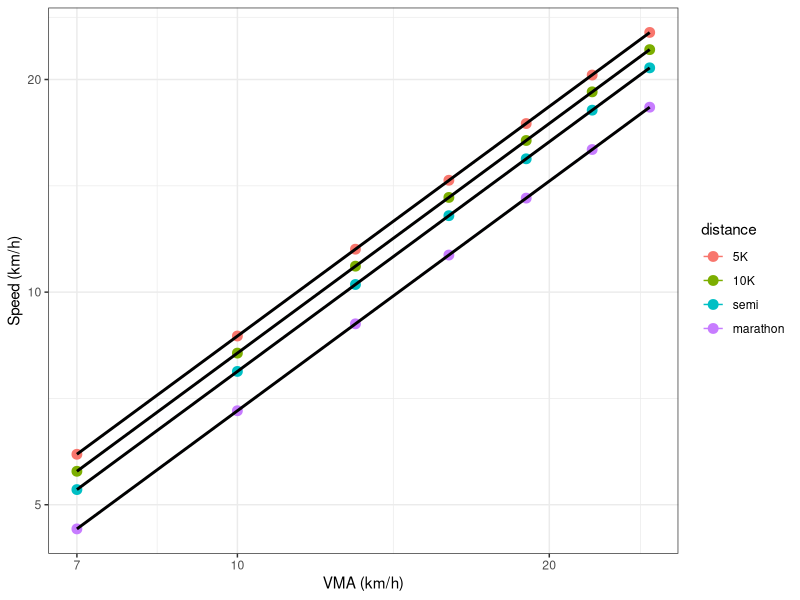
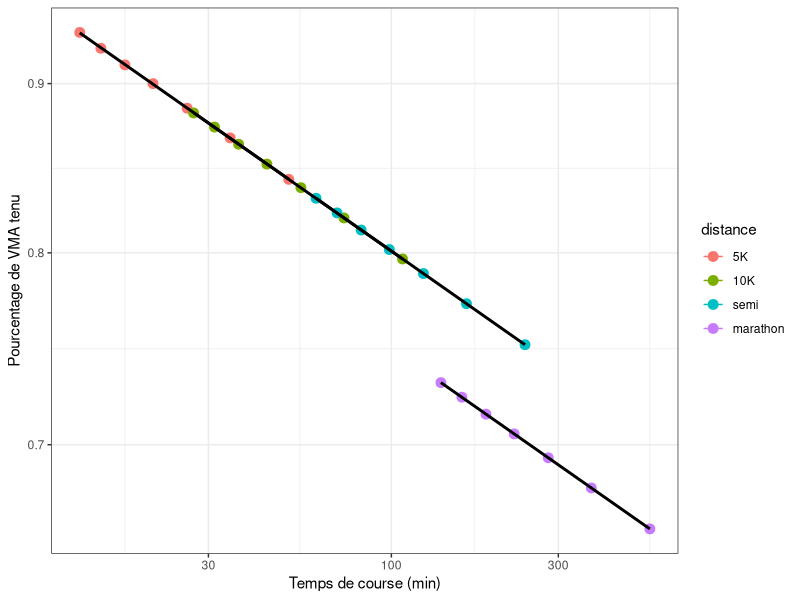
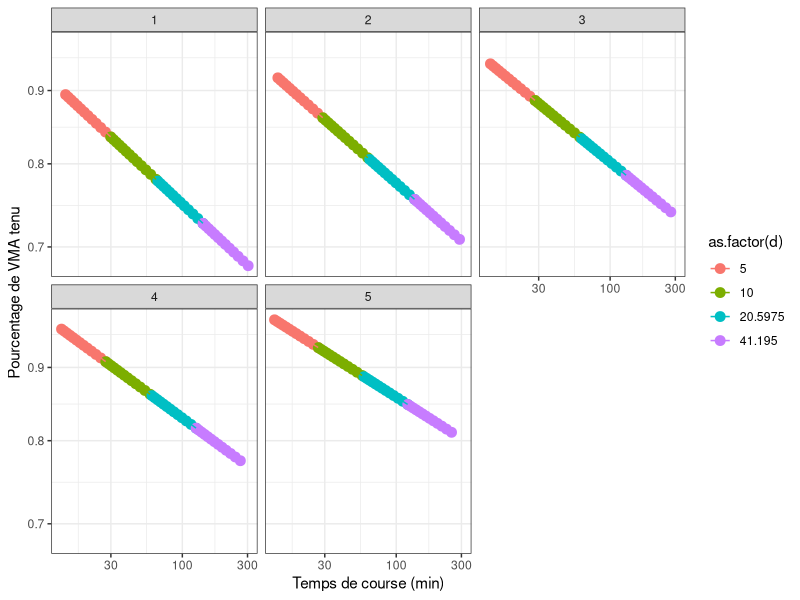
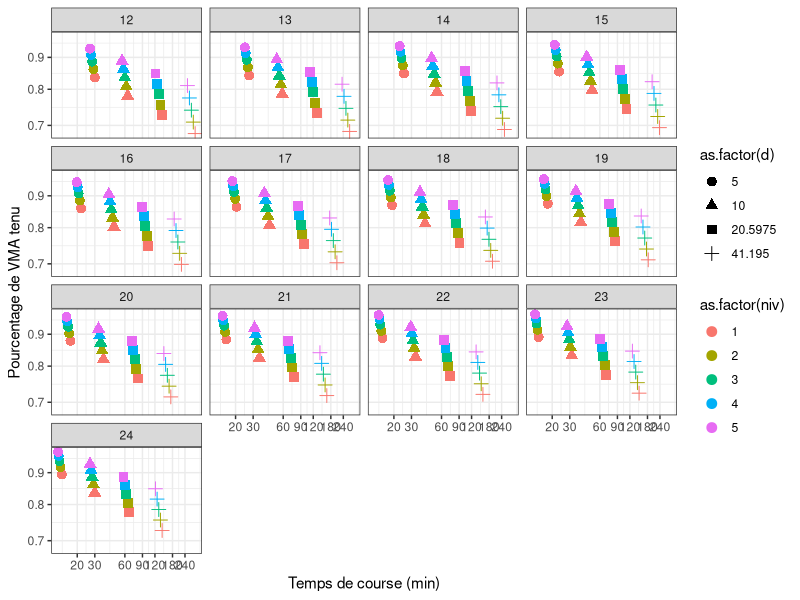

Source code (R) for these figures, in order:
library(dplyr)

# table obtenue ici: https://www.u-run.fr/85174-predire-ses-performances-avec-la-vma
vma_table <- tribble(
  ~VMA_kmh, ~`5K`,   ~`10K`,  ~semi,   ~marathon,
  07,     "00:50:54",   "01:47:36",   "04:00:58",   "09:07:51",
  10,     "00:34:37",   "01:13:12",   "02:43:56",   "06:12:43",
  13,     "00:26:05",   "00:55:08",   "02:03:29",   "04:40:45",
  16,     "00:20:50",   "00:44:04",   "01:38:40",   "03:44:21",
  19,     "00:17:19",   "00:36:36",   "01:21:58",   "03:06:21",
  22,     "00:14:47",   "00:31:14",   "01:09:57",   "02:39:03",
  25,     "00:12:52",   "00:27:13",   "01:00:56",   "02:18:33"
) %>%
  tidyr::pivot_longer(cols = -VMA_kmh, names_to = "distance",
                      values_to = "temps") %>%
  mutate(dist = case_when(
    distance == "5K" ~ 5,
    distance == "10K" ~ 10,
    distance == "semi" ~ 42.195 / 2,
    distance == "marathon" ~ 42.195
  )) %>%
  mutate(distance = factor(distance, levels = c("5K", "10K", "semi", "marathon")),
         temps_h = as.double(lubridate::hms(temps)) / 3600,
         vitesse = dist / temps_h)

library(ggplot2)
ggplot(vma_table, aes(VMA_kmh, vitesse, color = distance, group = distance)) +
  theme_bw() +
  scale_x_log10() + scale_y_log10() +
  geom_point(size = 3) +
  geom_line() +
  stat_smooth(
    method = "nls",
    formula = y ~ a + b * x,
    method.args = list(start = list(a = 0, b = 1)),
    se = FALSE,
    color = "black"
  ) +
  labs(x = "VMA (km/h)", y = "Speed (km/h)")

vma_table %>%
  summarize({
    nls(log(vitesse) ~ a + b * log(VMA_kmh),
        start = list(a = 0, b = 1)) %>%
      summary() %>%
      print() %>%
      { .$coef[, "Estimate"] } %>%
      print() %>%
      as.list() %>% as.data.frame()
  }, .by = distance)

# -0.3274194  1.0799433
# -0.3829213  1.0799415
# -0.4429081  1.0800734
# -0.5709553  1.0800011

vma_table %>%
  summarize(res = {
    nls(log(vitesse) ~ a + 1.08 * log(VMA_kmh),
        start = list(a = 0)) %>%
      summary() %>%
      print() %>%
      { .$coef[, "Estimate"] }
  }, .by = distance) %>%
  pull(res)

# -0.3275719 -0.3830789 -0.4427105 -0.5709523


## Comprendre comment ça marche et faire une nouvelle estimation

library(ggplot2)
ggplot(vma_table, aes(temps_h * 60, vitesse / VMA_kmh, color = distance, group = distance)) +
  theme_bw() +
  scale_x_log10() +
  scale_y_log10() +
  # scale_x_continuous(trans = "log1p") +
  # scale_y_continuous(trans = "log1p") +
  geom_point(size = 3) +
  geom_line() +
  stat_smooth(
    method = "nls",
    formula = y ~ a + b * x,
    method.args = list(start = list(a = 0, b = 1)),
    se = FALSE,
    color = "black"
  ) +
  labs(x = "Temps de course (min)", y = "Pourcentage de VMA tenu")
# %VMA au marathon est clairement pessimiste

mylm <- vma_table %>%
  filter(distance != "marathon") %>%
  lm(I(log(vitesse / VMA_kmh)) ~ log(temps_h), data = .)

summary(mylm)
exp(predict(mylm, data.frame(temps_h = 1)))       # 83.2% VMA sur 60 min
exp(predict(mylm, data.frame(temps_h = 5 / 60)))  # 100% VMA sur 5 min

VMA <- 13
t_VMA <- 4 / 60
p_60 <- 80 / 100
alpha <- log(p_60)
beta <- -alpha / log(t_VMA)
sapply(c(5, 10, 42.195 / 2, 42.195), function(d)
  exp((alpha + beta * log(d) + log(VMA)) / (1 + beta)))
round(100 * .Last.value / VMA, 1)

tbl <- tribble(
  ~VMA,  ~t_VMA,  ~p_60,
  13,      4,     78,
  16,    5.5,     82,
  19,      7,     85,
  24,      8,     88.5)
d <- 10
# d <- 21.1
# d <- 42.195
purrr::pmap_dbl(tbl, function(VMA, t_VMA, p_60) {
  alpha <- log(p_60 / 100)
  beta <- -alpha / log(t_VMA / 60)
  print(c(alpha, beta))
  exp((alpha + beta * log(d) + log(VMA)) / (1 + beta)) / VMA
})
# Pour 10: 78 - 84 - 88 - 92
# Pour semi: 72.4 - 78.5 - 83.2 - 88.5
# Pour 42: 67.5 - 73.8 - 78.6  - 84.7


# Verif
endur <- tribble(
 ~niv,  ~t_VMA, ~p_60,
  1,     4,      78.5,
  2,     5,      81,
  3,     6,      83.5,
  4,     7,      86,
  5,     8,      88.5)

all_comb <- tidyr::expand_grid(endur, VMA = 12:24, d = c(5, 10, 41.195 / 2, 41.195))
all_comb$v <- purrr::pmap_dbl(all_comb[c("VMA", "t_VMA", "p_60", "d")], function(VMA, t_VMA, p_60, d) {
  alpha <- log(p_60 / 100)
  beta <- -alpha / log(t_VMA / 60)
  exp((alpha + beta * log(d) + log(VMA)) / (1 + beta))
})

ggplot(all_comb, aes(d / v * 60, v / VMA, color = as.factor(d), group = d)) +
  theme_bw() +
  scale_x_log10() + scale_y_log10() +
  geom_point(size = 3) +
  geom_line() +
  facet_wrap(~niv) +
  labs(x = "Temps de course (min)", y = "Pourcentage de VMA tenu")

ggplot(all_comb, aes(d / v * 60, v / VMA, color = as.factor(niv), shape = as.factor(d))) +
  theme_bw() +
  scale_x_log10(breaks = c(10, 20, 30, 60, 90, 120, 180, 240)) + scale_y_log10() +
  geom_point(size = 3) +
  # geom_line() +
  facet_wrap(~VMA) +
  labs(x = "Temps de course (min)", y = "Pourcentage de VMA tenu")


tbl <- tribble(
  ~VMA,  ~t_VMA,  ~p_60,
  13,      4,     78,
  16,    5.5,     82,
  19,      7,     85,
  24,      8,     88.5)
d <- 10
# d <- 21.1
# d <- 42.195
purrr::pmap_dbl(tbl, function(VMA, t_VMA, p_60) {
  alpha <- log(p_60 / 100)
  beta <- -alpha / log(t_VMA / 60)
  print(c(alpha, beta))
  exp((alpha + beta * log(d) + log(VMA)) / (1 + beta)) / VMA
})
# Pour 10: 78 - 84 - 88 - 92
# Pour semi: 72.4 - 78.5 - 83.2 - 88.5
# Pour 42: 67.5 - 73.8 - 78.6  - 84.7

